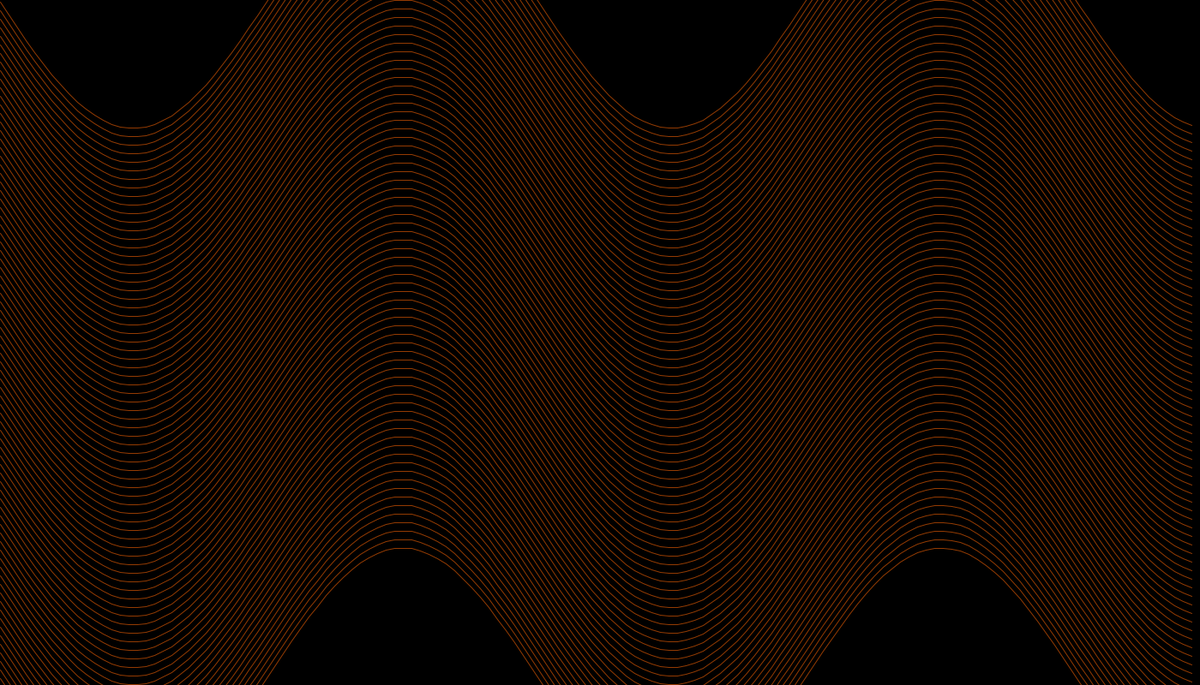
Frame 1 (no input)
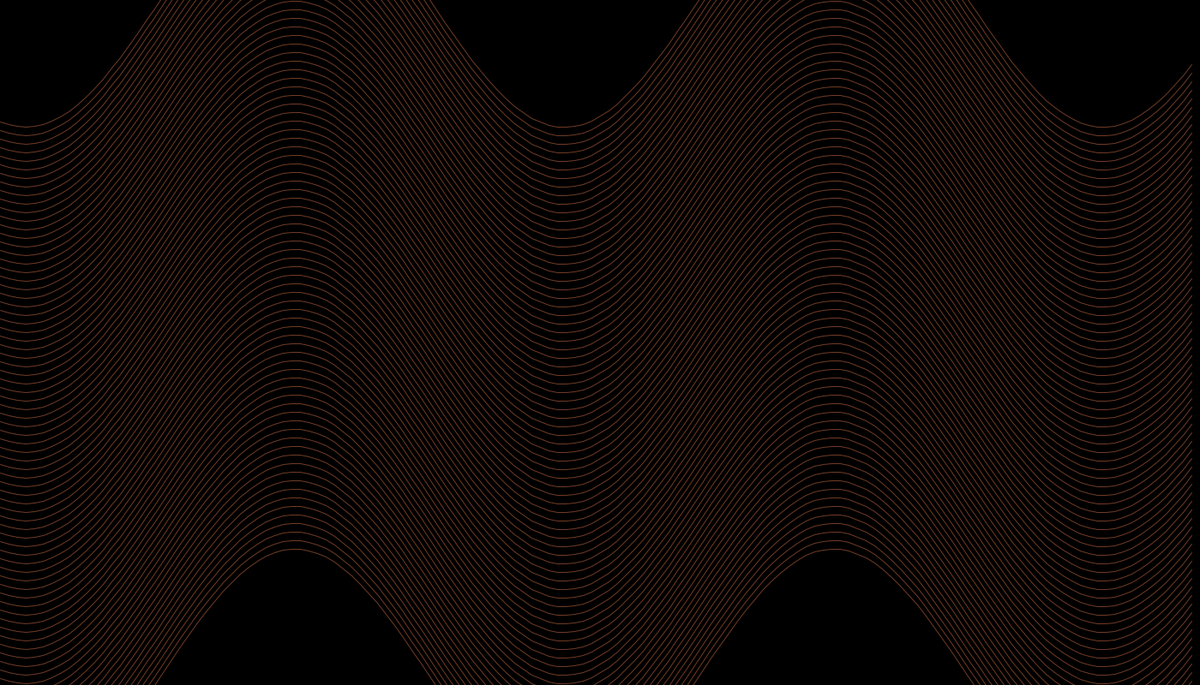
Frame 60 (the mouse pressed at the canvas centre just before this capture)
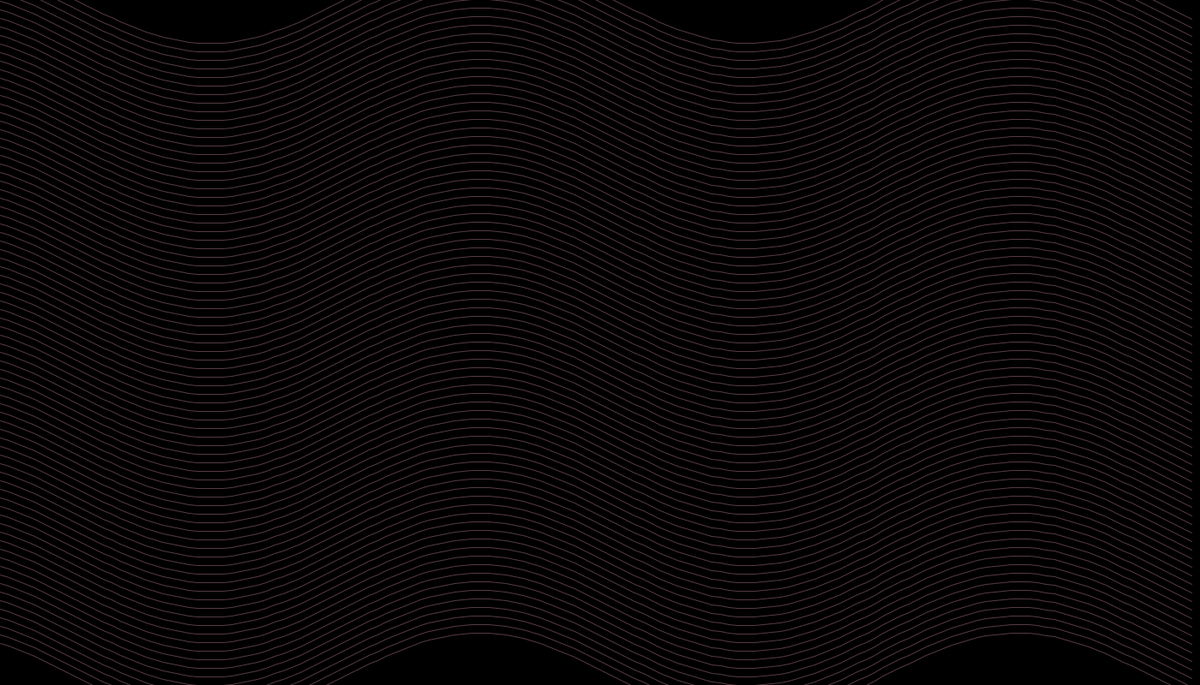
Frame 120 (the mouse held since frame 60 and released just before this capture)

The Processing sketch that drew these frames (run headless with seeded random() and noise(); from frame 60 on, the mouse is pressed at the canvas centre):

// Processing sketch: sketch_22
// ── sketch_22.pde
int cols, rows;
float scl = 10;
float w = 1400;
float h = 800;

float[][] terrain;
float offset = 0;

void setup() {
  size(1400, 800);
  cols = floor(w / scl);
  rows = floor(h / scl);
  terrain = new float[cols][rows];
  noFill();
}

void draw() {
  background(0);

  float angle = map(mouseX, 0, width, 0, TWO_PI);
  float time = millis() * 0.001;

  // Add gradient effect based on sine wave values
  for (int y = 0; y < rows; y++) {
    beginShape();
    for (int x = 0; x < cols; x++) {
      float xPos = x * scl;
      float yPos = y * scl;
      
      // Generate more complex, layered terrain
      float wave = sin(angle + x * 0.1 + offset) * 100;
      terrain[x][y] = wave + sin(time + x * 0.1) * 50;
      
      // Color based on wave height
      float colorVal = map(terrain[x][y], -150, 150, 0, 255);
      stroke(colorVal, 100, 255 - colorVal, 150);
      
      vertex(xPos, yPos + terrain[x][y]);
    }
    endShape();
  }

  // Smooth motion for the wave and gradual offset shift
  offset += 0.02;
}
